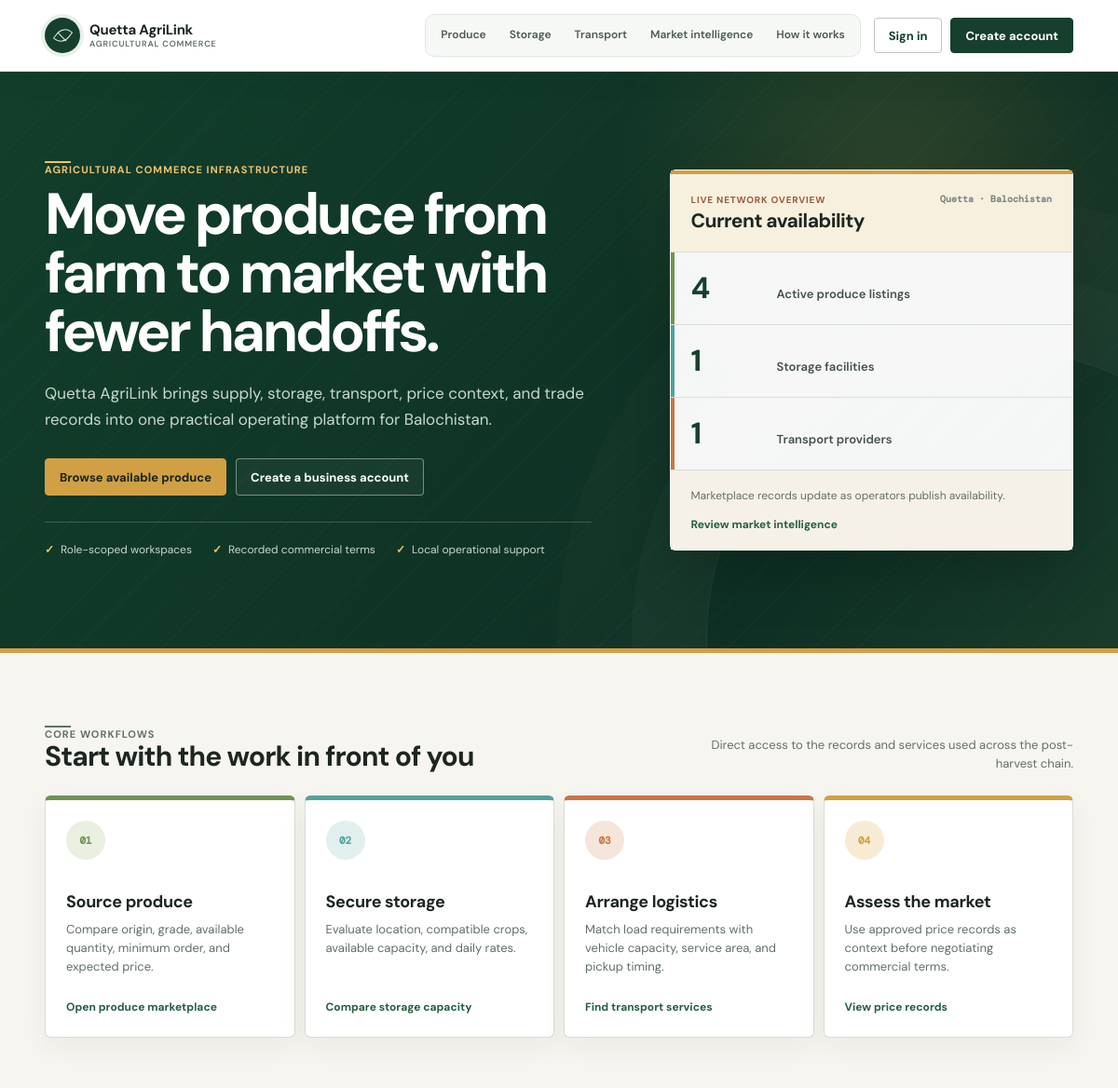
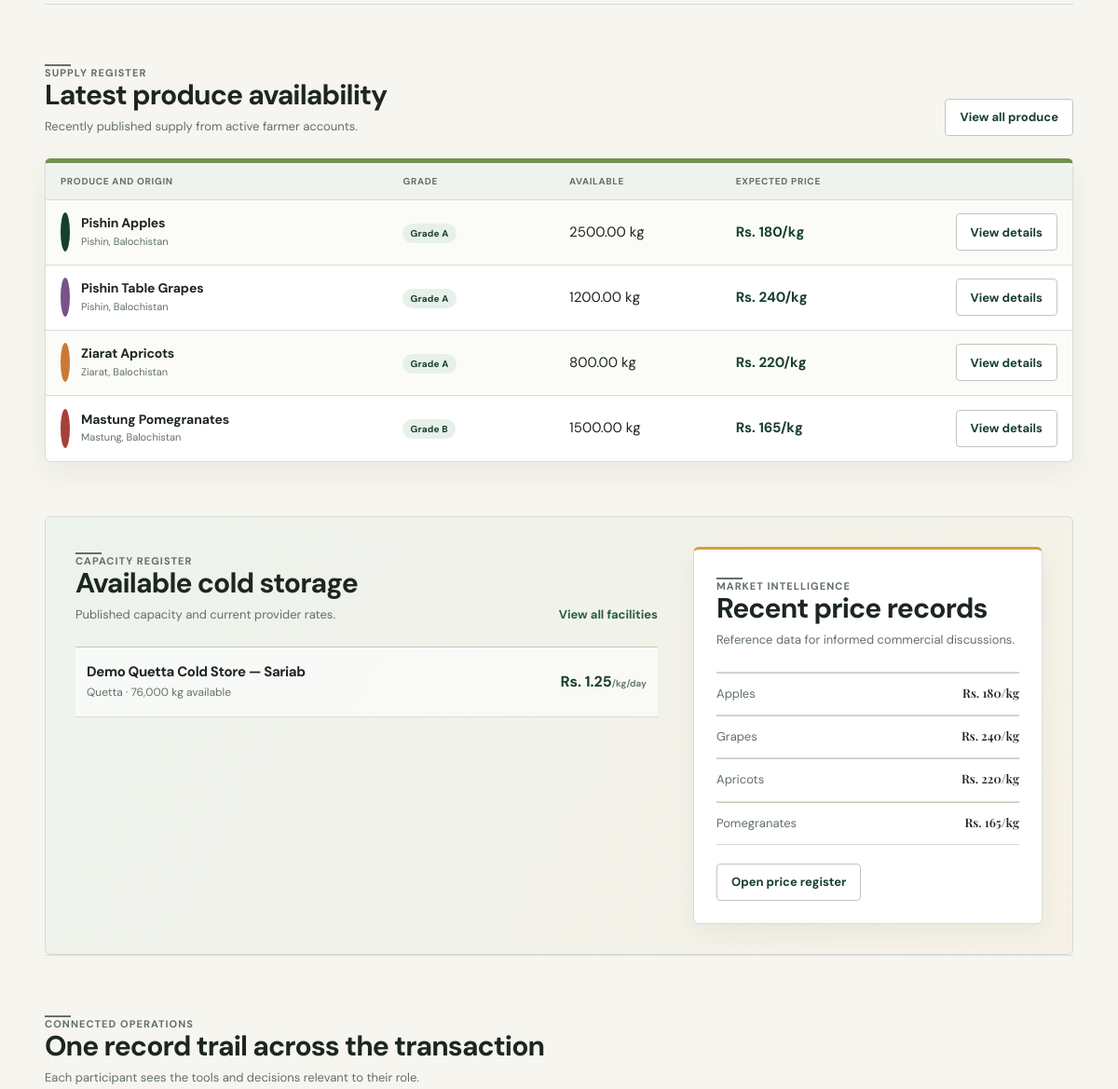
/ (upper part), run on an earlier commit of the app's database (2 pictures, top to bottom).
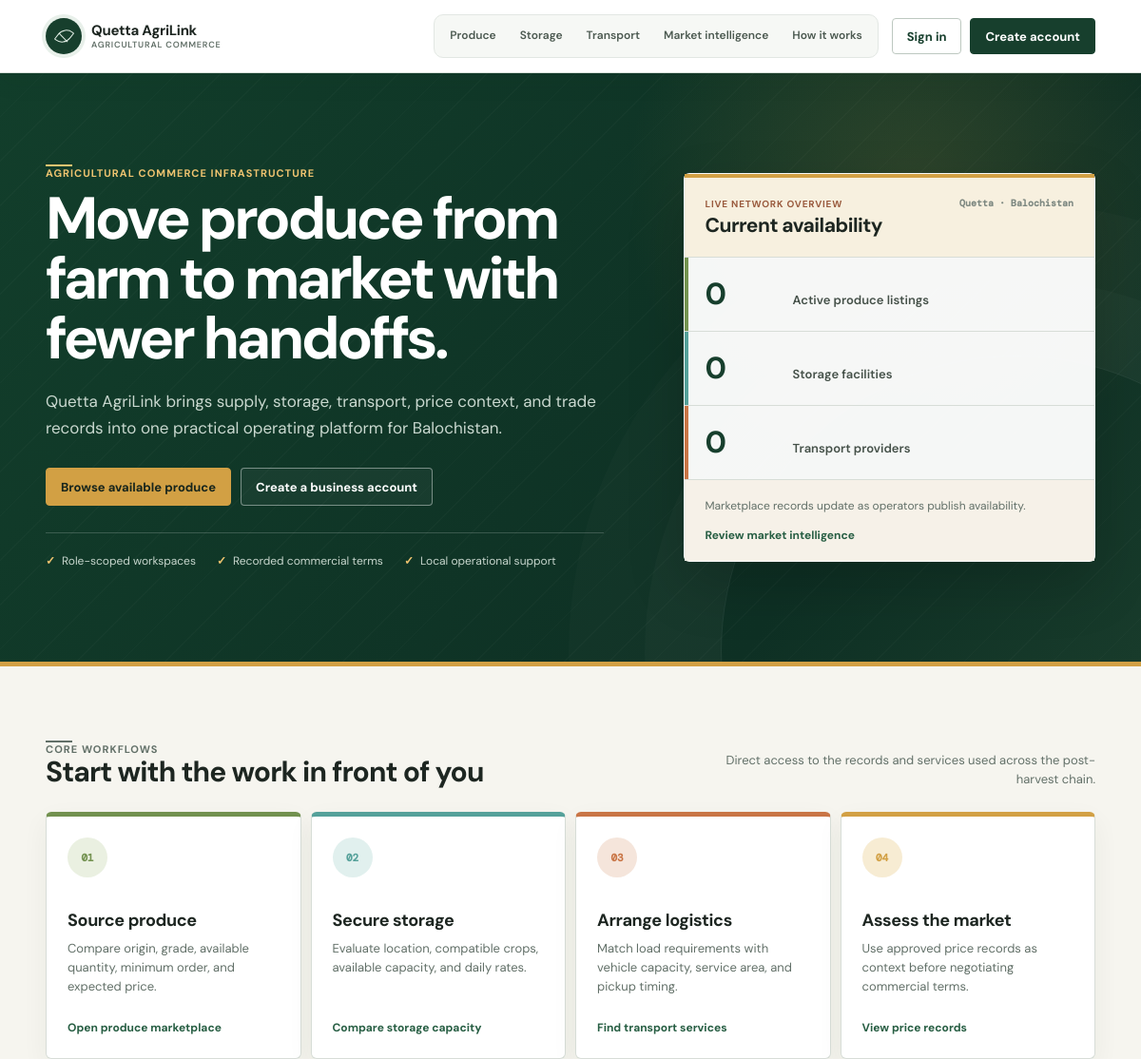
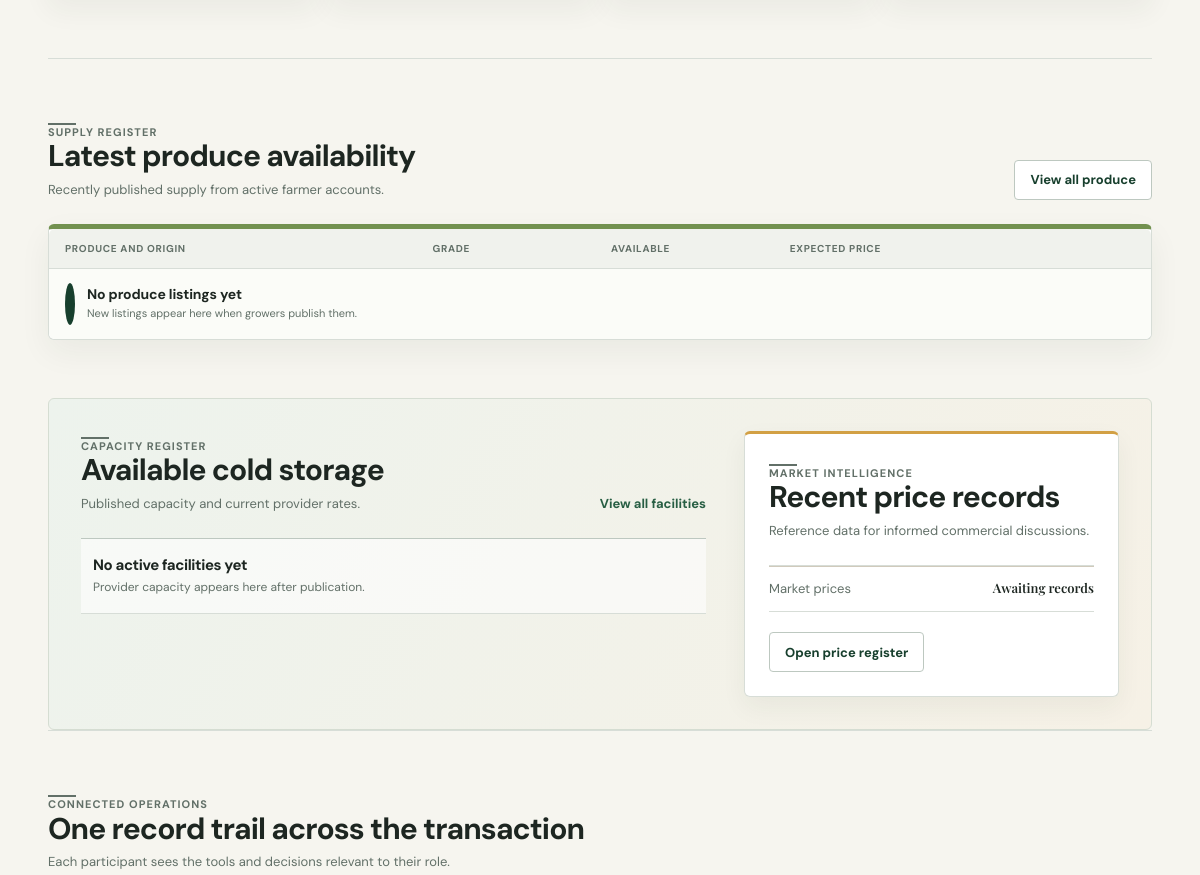
And on a later commit of the database (2 pictures, top to bottom).
### tables this page shows
CREATE TABLE produce_listings (
    id BIGINT UNSIGNED AUTO_INCREMENT PRIMARY KEY,
    farmer_id BIGINT UNSIGNED NOT NULL,
    category_id BIGINT UNSIGNED NOT NULL,
    location_id BIGINT UNSIGNED NOT NULL,
    title VARCHAR(160) NOT NULL,
    description TEXT NULL,
    grade ENUM('A','B','C','Mixed') NOT NULL DEFAULT 'A',
    quantity_available DECIMAL(14,2) NOT NULL,
    unit VARCHAR(30) NOT NULL DEFAULT 'kg',
    expected_price DECIMAL(14,2) NOT NULL,
    currency CHAR(3) NOT NULL DEFAULT 'PKR',
    harvest_date DATE NULL,
    available_from DATE NULL,
    minimum_order_quantity DECIMAL(14,2) NOT NULL DEFAULT 1,
    status ENUM('draft','active','paused','sold_out','archived') NOT NULL DEFAULT 'draft',
    published_at DATETIME NULL,
    created_at TIMESTAMP NOT NULL DEFAULT CURRENT_TIMESTAMP,
    updated_at TIMESTAMP NOT NULL DEFAULT CURRENT_TIMESTAMP ON UPDATE CURRENT_TIMESTAMP,
    CONSTRAINT fk_listing_farmer FOREIGN KEY (farmer_id) REFERENCES users(id),
    CONSTRAINT fk_listing_category FOREIGN KEY (category_id) REFERENCES produce_categories(id),
    CONSTRAINT fk_listing_location FOREIGN KEY (location_id) REFERENCES locations(id),
    INDEX idx_listing_browse (status, category_id, location_id, expected_price),
    INDEX idx_listing_farmer_status (farmer_id, status),
    INDEX idx_listing_harvest_date (harvest_date)
);

CREATE TABLE locations (
    id BIGINT UNSIGNED AUTO_INCREMENT PRIMARY KEY,
    province VARCHAR(100) NOT NULL DEFAULT 'Balochistan',
    district VARCHAR(100) NOT NULL,
    tehsil VARCHAR(100) NULL,
    area VARCHAR(150) NULL,
    address_line VARCHAR(255) NULL,
    latitude DECIMAL(10,7) NULL,
    longitude DECIMAL(10,7) NULL,
    created_at TIMESTAMP NOT NULL DEFAULT CURRENT_TIMESTAMP,
    updated_at TIMESTAMP NOT NULL DEFAULT CURRENT_TIMESTAMP ON UPDATE CURRENT_TIMESTAMP,
    INDEX idx_locations_district (district),
    INDEX idx_locations_coordinates (latitude, longitude)
);

CREATE TABLE storage_facilities (
    id BIGINT UNSIGNED AUTO_INCREMENT PRIMARY KEY,
    provider_id BIGINT UNSIGNED NOT NULL,
    location_id BIGINT UNSIGNED NOT NULL,
    name VARCHAR(160) NOT NULL,
    description TEXT NULL,
    storage_type ENUM('cold_storage','controlled_atmosphere','warehouse','hybrid') NOT NULL DEFAULT 'cold_storage',
    total_capacity_kg DECIMAL(14,2) NOT NULL,
    available_capacity_kg DECIMAL(14,2) NOT NULL,
    price_per_kg_day DECIMAL(12,4) NOT NULL,
    status ENUM('draft','active','paused','archived') NOT NULL DEFAULT 'draft',
    created_at TIMESTAMP NOT NULL DEFAULT CURRENT_TIMESTAMP,
    updated_at TIMESTAMP NOT NULL DEFAULT CURRENT_TIMESTAMP ON UPDATE CURRENT_TIMESTAMP,
    CONSTRAINT fk_facility_provider FOREIGN KEY (provider_id) REFERENCES storage_providers(id),
    CONSTRAINT fk_facility_location FOREIGN KEY (location_id) REFERENCES locations(id),
    INDEX idx_facilities_browse (status, location_id, storage_type, available_capacity_kg)
);

CREATE TABLE market_prices (
    id BIGINT UNSIGNED AUTO_INCREMENT PRIMARY KEY,
    category_id BIGINT UNSIGNED NOT NULL,
    location_id BIGINT UNSIGNED NOT NULL,
    recorded_by_user_id BIGINT UNSIGNED NULL,
    price_date DATE NOT NULL,
    min_price DECIMAL(14,2) NOT NULL,
    max_price DECIMAL(14,2) NOT NULL,
    average_price DECIMAL(14,2) NOT NULL,
    unit VARCHAR(30) NOT NULL DEFAULT 'kg',
    notes VARCHAR(500) NULL,
    source_name VARCHAR(160) NOT NULL DEFAULT 'Administrator-provided local record',
    source_reference VARCHAR(255) NULL,
    created_at TIMESTAMP NOT NULL DEFAULT CURRENT_TIMESTAMP,
    updated_at TIMESTAMP NOT NULL DEFAULT CURRENT_TIMESTAMP ON UPDATE CURRENT_TIMESTAMP,
    CONSTRAINT fk_market_price_category FOREIGN KEY (category_id) REFERENCES produce_categories(id),
    CONSTRAINT fk_market_price_location FOREIGN KEY (location_id) REFERENCES locations(id),
    CONSTRAINT fk_market_price_recorder FOREIGN KEY (recorded_by_user_id) REFERENCES users(id) ON DELETE SET NULL,
    UNIQUE KEY uq_market_price_daily (category_id, location_id, price_date, unit),
    INDEX idx_market_prices_date (price_date, category_id)
);

CREATE TABLE produce_categories (
    id BIGINT UNSIGNED AUTO_INCREMENT PRIMARY KEY,
    name VARCHAR(100) NOT NULL UNIQUE,
    slug VARCHAR(120) NOT NULL UNIQUE,
    description TEXT NULL,
    is_active TINYINT(1) NOT NULL DEFAULT 1,
    created_at TIMESTAMP NOT NULL DEFAULT CURRENT_TIMESTAMP,
    updated_at TIMESTAMP NOT NULL DEFAULT CURRENT_TIMESTAMP ON UPDATE CURRENT_TIMESTAMP
);

### includes/database.php (called while the page is built, shortened)
<?php
function db(): PDO
{
    static $connection = null;
    if ($connection instanceof PDO) {
        return $connection;
    }
    $dsn = sprintf('mysql:host=%s;port=%s;dbname=%s;charset=utf8mb4', DB_HOST, DB_PORT, DB_NAME);
    try {
        $connection = new PDO($dsn, DB_USER, DB_PASS, [
            PDO::ATTR_ERRMODE => PDO::ERRMODE_EXCEPTION,
            PDO::ATTR_DEFAULT_FETCH_MODE => PDO::FETCH_ASSOC,
            PDO::ATTR_EMULATE_PREPARES => false,
        ]);
    } catch (PDOException $exception) {
        error_log('Quetta AgriLink database connection failed: ' . $exception->getMessage());
        http_response_code(500);
        exit(APP_ENV === 'development'
            ? 'Database connection could not be established. Check config/config.php and import database/quetta_agrilink.sql.'
            : 'A service error occurred. Please try again shortly.');
    }
    return $connection;
}
function fetch_one(string $sql, array $params = []): ?array
{
    $statement = db()->prepare($sql);
    $statement->execute($params);
    $result = $statement->fetch();
    return $result === false ? null : $result;
}
function fetch_all(string $sql, array $params = []): array
{
    $statement = db()->prepare($sql);
    $statement->execute($params);
    return $statement->fetchAll();
}

### includes/functions.php (called while the page is built, shortened)
<?php
function e(?string $value): string
{
    return htmlspecialchars((string) $value, ENT_QUOTES | ENT_SUBSTITUTE, 'UTF-8');
}
function app_url(string $path = ''): string
{
    return rtrim(APP_URL, '/') . '/' . ltrim($path, '/');
}

### index.php (the view, shortened to what the changed rows need)
<?php
$latestListings = fetch_all('SELECT pl.id, pl.title, pl.grade, pl.quantity_available, pl.unit, pl.expected_price, l.district FROM produce_listings pl JOIN locations l ON l.id = pl.location_id WHERE pl.status = "active" ORDER BY pl.created_at DESC LIMIT 4');
$prices = fetch_all('SELECT mp.average_price, mp.unit, pc.name AS category_name FROM market_prices mp JOIN produce_categories pc ON pc.id = mp.category_id ORDER BY mp.price_date DESC, mp.created_at DESC LIMIT 4');
$facilities = fetch_all('SELECT sf.id,sf.name,sf.available_capacity_kg,sf.price_per_kg_day,l.district FROM storage_facilities sf JOIN locations l ON l.id=sf.location_id WHERE sf.status="active" ORDER BY sf.available_capacity_kg DESC LIMIT 3');
$metrics = [
    'listings' => (int) (fetch_one('SELECT COUNT(*) AS count FROM produce_listings WHERE status = "active"')['count'] ?? 0),
    'facilities' => (int) (fetch_one('SELECT COUNT(*) AS count FROM storage_facilities WHERE status = "active"')['count'] ?? 0),
    'providers' => (int) (fetch_one('SELECT COUNT(*) AS count FROM transport_providers tp JOIN users u ON u.id = tp.user_id WHERE u.status = "active"')['count'] ?? 0),
];
require __DIR__ . '/includes/header.php';
?>
<main class="desk-home flagship-home">
    <section class="commerce-hero">
        <div class="desk-wrap commerce-hero-grid">
            <div class="commerce-hero-copy">
                <h1>Move produce from farm to market with fewer handoffs.</h1>
            </div>
            <aside class="network-overview" aria-labelledby="network-overview-title">
                <header><div><p>Live network overview</p><h2 id="network-overview-title">Current availability</h2></div><span>Quetta · Balochistan</span></header>
                <div class="network-metrics">
                    <article><strong><?= $metrics['listings'] ?></strong><span>Active produce listings</span></article>
                    <article><strong><?= $metrics['facilities'] ?></strong><span>Storage facilities</span></article>
                    <article><strong><?= $metrics['providers'] ?></strong><span>Transport providers</span></article>
                </div>
            </aside>
        </div>
    </section>
    <div class="desk-wrap">
        <section class="desk-section trade-paths" aria-labelledby="trade-paths-title">
            <div class="desk-section-head"><div><h2 id="trade-paths-title">Start with the work in front of you</h2></div></div>
        </section>
        <section class="desk-section" aria-labelledby="latest-produce-title">
            <div class="desk-section-head"><div><h2 id="latest-produce-title">Latest produce availability</h2></div></div>
            <div class="desk-market"><div class="ledger"><div class="ledger-row ledger-head"><span>Produce and origin</span><span>Grade</span><span>Available</span><span>Expected price</span><span></span></div><?php if ($latestListings === []): ?><div class="ledger-row"><div class="commodity"><div class="commodity-mark"></div><div><h3>No produce listings yet</h3><p>New listings appear here when growers publish them.</p></div></div><span></span><span></span><span></span><span></span></div><?php else: foreach ($latestListings as $index => $listing): ?><div class="ledger-row"><div class="commodity"><div class="commodity-mark <?= ['', 'grape', 'apricot', 'pomegranate'][$index % 4] ?>"></div><div><h3><?= e($listing['title']) ?></h3><p><?= e($listing['district']) ?>, Balochistan</p></div></div><span><span class="badge">Grade <?= e($listing['grade']) ?></span></span><span><?= e((string) $listing['quantity_available']) ?> <?= e($listing['unit']) ?></span><span class="price">Rs. <?= number_format((float) $listing['expected_price'], 0) ?>/<?= e($listing['unit']) ?></span><span class="list-action"><a class="button button-quiet" href="<?= e(app_url('marketplace/listing.php?id=' . (int) $listing['id'])) ?>">View details</a></span></div><?php endforeach; endif; ?></div></div>
        </section>
        <section class="desk-section operational-grid-section">
            <div class="operational-grid">
                <div>
                    <div class="desk-section-head"><div><h2>Available cold storage</h2></div></div>
                    <div class="capacity-list"><?php if ($facilities === []): ?><article><div><h3>No active facilities yet</h3><p>Provider capacity appears here after publication.</p></div></article><?php else: foreach ($facilities as $facility): ?><article><div><h3><?= e($facility['name']) ?></h3><p><?= e($facility['district']) ?> · <?= number_format((float) $facility['available_capacity_kg'], 0) ?> kg available</p></div><strong>Rs. <?= number_format((float) $facility['price_per_kg_day'], 2) ?><small>/kg/day</small></strong></article><?php endforeach; endif; ?></div>
                </div>
                <aside class="price-register-summary">
                    <div class="desk-section-head"><div><p class="eyebrow">Market intelligence</p><h2>Recent price records</h2><p>Reference data for informed commercial discussions.</p></div></div>
                    <div class="desk-price-lines"><?php if ($prices === []): ?><div class="desk-price-line"><span>Market prices</span><strong>Awaiting records</strong></div><?php else: foreach ($prices as $price): ?><div class="desk-price-line"><span><?= e($price['category_name']) ?></span><strong>Rs. <?= number_format((float) $price['average_price'], 0) ?>/<?= e($price['unit']) ?></strong></div><?php endforeach; endif; ?></div>
                </aside>
            </div>
        </section>
        <section class="desk-section audience-section" aria-labelledby="audience-title">
            <div class="desk-section-head"><div><h2 id="audience-title">One record trail across the transaction</h2></div></div>
        </section>
    </div>
</main>
<?php require __DIR__ . '/includes/footer.php'; ?>

What changed in the data, as far as the page shows it:
removed produce_listings: title "Pishin Apples", location.district "Pishin", grade "A", quantity_available "2500.00", unit "kg", expected_price "180"
removed produce_listings: title "Pishin Table Grapes", location.district "Pishin", grade "A", quantity_available "1200.00", unit "kg", expected_price "240"
removed produce_listings: title "Ziarat Apricots", location.district "Ziarat", grade "A", quantity_available "800.00", unit "kg", expected_price "220"
removed produce_listings: title "Mastung Pomegranates", location.district "Mastung", grade "B", quantity_available "1500.00", unit "kg", expected_price "165"
removed storage_facilities: name "Demo Quetta Cold Store — Sariab", location.district "Quetta", available_capacity_kg "76,000", price_per_kg_day "1.25"
removed market_prices: category.name "Apples", average_price "180", unit "kg"
removed market_prices: category.name "Grapes", average_price "240", unit "kg"
removed market_prices: category.name "Apricots", average_price "220", unit "kg"
removed market_prices: category.name "Pomegranates", average_price "165", unit "kg"
Also different on the page:
$metrics['listings']: "4" → "0"
$metrics['facilities']: "1" → "0"
$metrics['providers']: "1" → "0"
text now shown: "No produce listings yet New listings appear here when growers publish them. No active facilities yet Provider capacity appears here after publication. Market prices Awaiting records"
